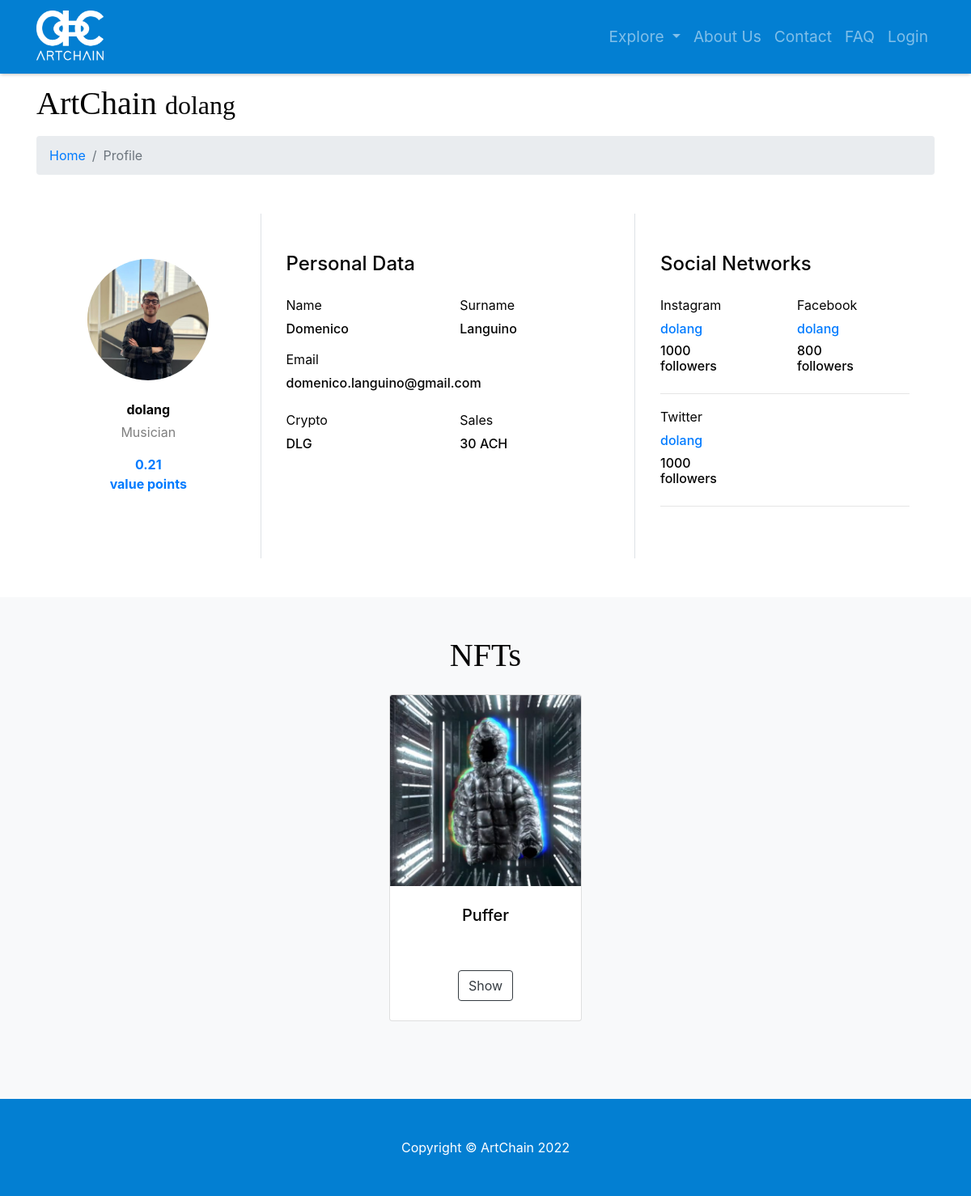
Page /profile/dolang on the earlier database version.
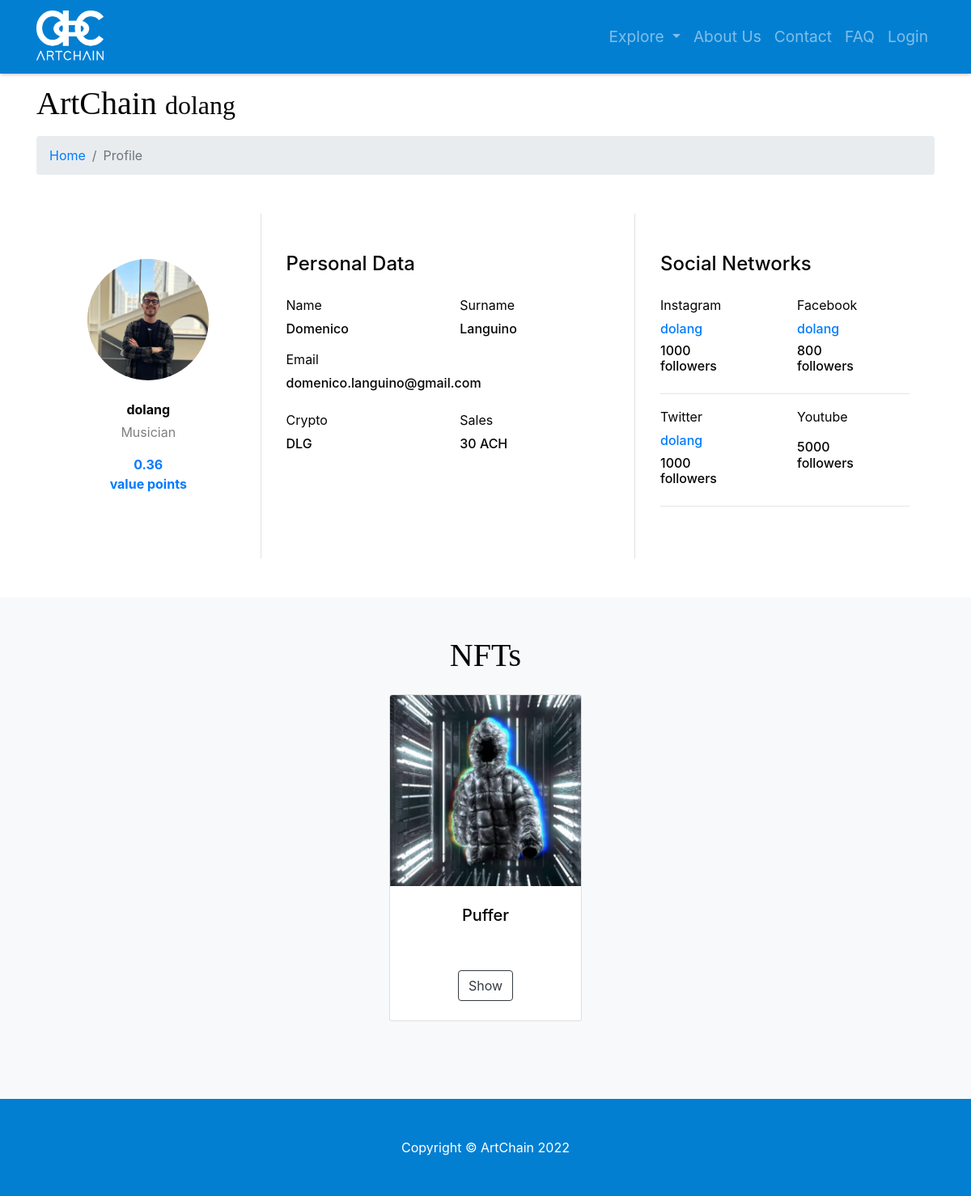
Same page on the later database version.
### model.py (models this page shows)
class User(db.Model):
    __tablename__ = 'users'
    id = db.Column(db.Integer, unique=True, primary_key=True)
    username = db.Column(db.String(64), unique=True, index=True)
    password = db.Column(db.String(64))
    email = db.Column(db.String(64), unique=True)
    role_id = db.Column(db.Integer, db.ForeignKey('roles.id'))
    name = db.Column(db.String(64))
    surname = db.Column(db.String(64))
    category = db.Column(db.String(64), default=False)
    profile_pic_src = db.Column(db.String(64))
    insta = db.Column(db.Integer)
    instaname = db.Column(db.String(64))
    face = db.Column(db.Integer)
    facename = db.Column(db.String(64))
    twitter = db.Column(db.Integer)
    twittername = db.Column(db.String(64))
    yt = db.Column(db.Integer)
    ytname = db.Column(db.String(64))
    tiktok = db.Column(db.Integer)
    tiktokname = db.Column(db.String(64))
    twitch = db.Column(db.Integer)
    twitchname = db.Column(db.String(64))
    applemusic = db.Column(db.Integer)
    applemusicname = db.Column(db.String(64))
    spotify = db.Column(db.Integer)
    spotifyname = db.Column(db.String(64))
    soundcloud = db.Column(db.Integer)
    soundcloudname = db.Column(db.String(64))
    sales = db.Column(db.Integer)
    value = db.Column(db.Integer)

class Crypto(db.Model):
    __tablename__ = 'cryptos'
    id = db.Column(db.Integer, primary_key=True, unique=True)
    user_id = db.Column(db.Integer)
    name = db.Column(db.String(64), unique=True)
    value = db.Column(db.Float)

class NFT(db.Model):
    __tablename__ = 'nfts'
    id = db.Column(db.Integer, primary_key=True)
    name = db.Column(db.String(64))
    category = db.Column(db.String(64))
    description = db.Column(db.Text)
    price = db.Column(db.Float)
    creator_id = db.Column(db.String(64), index=True)
    owner_id = db.Column(db.String(64))
    on_sale = db.Column(db.Boolean(1))
    img_src = db.Column(db.String(64))

### app.py (the view)
@app.route('/profile/<username>', endpoint="profile_by_user")
def artist_profile(username):
    user = None
    nft_list = []
    for row in db.session.query(model.User).filter_by(username=username):
        user = row
    if user is None:
        return page_not_found(TypeError)
    if user.role_id is not 3:
        return render_template('profile-page.html', user=user, customer=1)
    for row in db.session.query(model.NFT).filter_by(creator_id=user.id):
        nft_list.append(row)
    cryptocurrency = db.session.query(model.Crypto).filter_by(user_id=user.id).first()
    return render_template('profile-page.html', user=user, nft_list=nft_list, crypto=cryptocurrency)

### templates/profile-page.html (shortened to what this page needs)
{% include 'main-template.html' %}
{% block content %}
<head>
</head>
<div class="container">
   <h1 class="mt-4 mb-3">ArtChain
      <small>{{user.username}}</small>
   </h1>
   <ol class="breadcrumb">
      <li class="breadcrumb-item">
         <a href="/">Home</a>
      </li>
      <li class="breadcrumb-item active">Profile</li>
   </ol>
   {% if customer %}
   <div class="jumbotron">
      <h1 class="display-1 center-title">Customer</h1>
      <p class="center-title">Sorry, the profile you are looking for is a customer.</p>
      <p class="center-title"><a href="/">Go back to the homepage</a></p>
   </div>
   </div>
   {% else %}
   <div class="container rounded bg-white mt-5 mb-5">
      <div class="row">
         <div class="col-md-3 border-right">
            <div class="d-flex flex-column align-items-center text-center p-3 py-5">
               <img class="rounded-circle mt-2" width="150px" src="{{url_for('static', filename='uploads/profilepics/'+user.profile_pic_src)}}">
               <span class="font-weight-bold mt-4">{{user.username}}</span>
               <span class="text-black-50 mt-1">{{user.category}}</span>
               <span class="text-primary font-weight-bold mt-3">{{user.value}}<br>value points</span>
            </div>
         </div>
         <div class="col-md-5 border-right">
            <div class="p-3 py-5">
               <div class="d-flex justify-content-between align-items-center mb-3">
                  <h4 class="text-right">Personal Data</h4>
               </div>
               <div class="row mt-2">
                  <div class="col-md-6">
                     <label class="labels">Name</label>
                     <h6>{{user.name}}</h6>
                  </div>
                  <div class="col-md-6">
                     <label class="labels">Surname</label>
                     <h6>{{user.surname}}</h6>
                  </div>
               </div>
               <div class="row mt-2">
                  <div class="col-md-12">
                     <label class="labels">Email</label>
                     <h6>{{user.email}}</h6>
                  </div>
                  <br>
               </div>
               <div class="row mt-3">
                  <div class="col-md-6">
                     <label class="labels">Crypto</label>
                     <h6>{{crypto.name}}</h6>
                  </div>
                  <div class="col-md-6">
                     <label class="labels">Sales</label>
                     <h6>{{user.sales}} ACH</h6>
                  </div>
               </div>
            </div>
         </div>
         <div class="col-md-4">
            <div class="p-3 py-5">
               <div class="d-flex justify-content-between align-items-center mb-3">
                  <h4 class="text-right">Social Networks</h4>
               </div>
               {% if user.insta or user.face %}
               <div class="row mt-2">
                  {% if user.insta %}
                  <div class="col-md-6">
                     <label class="labels">Instagram</label>
                     <a href="https://www.instagram.com/{{user.instaname}}">
                        <h6>{{user.instaname}}</h6>
                     </a>
                     <h6>{{user.insta}}<br>followers</h6>
                  </div>
                  <br>
                  {% endif %}
                  {% if user.face %}
                  <div class="col-md-6">
                     <label class="labels">Facebook</label>
                     <h6><a href="https://www.facebook.com/{{user.facename}}">{{user.facename}}</a></h6>
                     <h6>{{user.face}}<br>followers</h6>
                  </div>
                  <br>
                  {% endif %}
               </div>
               <hr>
               {% endif %}
               {% if user.twitter or user.yt %}
               <div class="row mt-3">
                  {% if user.twitter %}
                  <div class="col-md-6">
                     <label class="labels">Twitter</label>
                     <h6><a href="https://www.twitter.com/{{user.twittername}}">{{user.twittername}}</a></h6>
                     <h6>{{user.twitter}}<br>followers</h6>
                  </div>
                  <br>
                  {% endif %}
                  {% if user.yt %}
                  <div class="col-md-6">
                     <label class="labels">Youtube</label>
                     <h6>{{user.yt}}<br>followers</h6>
                  </div>
                  <br>
                  {% endif %}
               </div>
               <hr>
               {% endif %}
            </div>
         </div>
      </div>
   </div>
</div>
<section class="py-5 bg-light">
   <div class="container px-4 px-lg-5">
      <h1 class="fw-bolder mb-4 text-center">NFTs</h1>
      <div class="row gx-4 gx-lg-5 row-cols-2 row-cols-md-3 row-cols-xl-4 justify-content-center">
         {% for nft in nft_list %}
         <div class="col mb-5">
            <div class="card h-100">
               <img class="card-img-top" src="{{url_for('static', filename='uploads/nfts/'+nft.img_src)}}" alt="{{nft.name}}" height="50" width="50"/>
               <div class="card-body p-4">
                  <div class="text-center">
                     <h5 class="fw-bolder">{{nft.name}}</h5>
                  </div>
               </div>
               <div class="card-footer p-4 pt-0 border-top-0 bg-transparent">
                  <div class="text-center"><a class="btn btn-outline-dark mt-auto" href="/item/nft/{{nft.name}}">Show</a></div>
               </div>
            </div>
         </div>
         {% endfor %}
      </div>
   </div>
</section>
{% endif %}
{% endblock content %}
{% include 'footer.html' %}

### templates/main-template.html (shortened to what this page needs)
<!DOCTYPE html>
<html lang="en">
   <head>
      <link href="{{url_for('static',filename='vendor/bootstrap/css/bootstrap.css')}}" rel="stylesheet">
      <link href="{{url_for('static',filename='css/modern-business.css')}}" rel="stylesheet">
   </head>
   <body>
      <nav class="navbar fixed-top navbar-expand-lg navbar-dark fixed-top">
         <div class="container">
            <a class="navbar-brand" href="/"><img src="{{url_for('static',filename='images/logos/artchain_logo_white.png')}}" width="85" height="65"></a>
            <div class="collapse navbar-collapse" id="navbarResponsive">
               <ul class="navbar-nav ml-auto">
                  <li class="nav-item dropdown">
                     <a class="nav-link dropdown-toggle" href="#" id="navbarDropdownPages" data-toggle="dropdown" aria-haspopup="true" aria-expanded="false">
                     Explore
                     </a>
                  </li>
                  <li class="nav-item">
                     <a class="nav-link" href="/about">About Us</a>
                  </li>
                  <li class="nav-item">
                     <a class="nav-link" href="/contact">Contact</a>
                  </li>
                  <li class="nav-item">
                     <a class="nav-link" href="/faq">FAQ</a>
                  </li>
                  {% if not session.username %}
                  <li class="nav-item">
                     <a class="nav-link" href="/login">Login</a>
                  </li>
                  {% endif %}
               </ul>
            </div>
         </div>
      </nav>
      <br>
   </body>
</html>

### templates/footer.html
<footer class="py-5 bg-dark">
   <div class="container">
      <p class="m-0 text-center text-white">Copyright &copy; ArtChain 2022</p>
   </div>
</footer>

### static/css/modern-business.css (style rules this page uses)
body { padding-top: 56px; }
.bg-dark { background-color: #037FD2; }
nav { box-shadow: 0 2px 4px -1px rgba(0,0,0,0.25); font-size: larger; }
h1 { font-family: building; }
.navbar { box-shadow: 0 2px 4px -1px rgba(0,0,0,0.25); background-color: #037FD2; }
.card-img-top { width: auto; height: auto; }

Differences in the rows shown:
changed User "dolang": value "0.21" → "0.36"; yt (not shown) → "5000"
Other differences:
text now shown: "Youtube followers"
